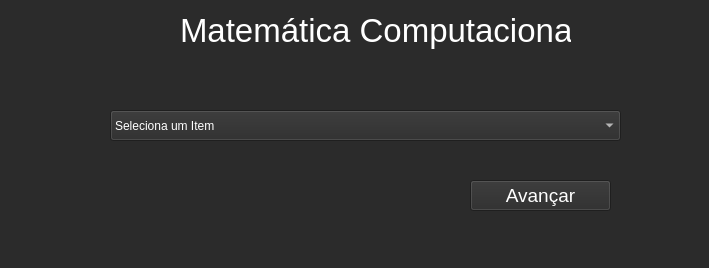
<?xml version="1.0" encoding="UTF-8"?>
<ui version="4.0">
 <class>MainWindow</class>
 <widget class="QMainWindow" name="MainWindow">
  <property name="windowModality">
   <enum>Qt::NonModal</enum>
  </property>
  <property name="geometry">
   <rect>
    <x>0</x>
    <y>0</y>
    <width>709</width>
    <height>268</height>
   </rect>
  </property>
  <property name="minimumSize">
   <size>
    <width>709</width>
    <height>268</height>
   </size>
  </property>
  <property name="maximumSize">
   <size>
    <width>709</width>
    <height>268</height>
   </size>
  </property>
  <property name="windowTitle">
   <string>Matemática Computacional</string>
  </property>
  <property name="styleSheet">
   <string notr="true">background-color: rgb(43, 43, 43);</string>
  </property>
  <widget class="QWidget" name="centralwidget">
   <widget class="QLabel" name="label">
    <property name="geometry">
     <rect>
      <x>180</x>
      <y>0</y>
      <width>391</width>
      <height>61</height>
     </rect>
    </property>
    <property name="font">
     <font>
      <pointsize>25</pointsize>
     </font>
    </property>
    <property name="styleSheet">
     <string notr="true">color: rgb(255, 255, 255);</string>
    </property>
    <property name="text">
     <string>Matemática Computacional</string>
    </property>
   </widget>
   <widget class="QComboBox" name="comboSelectItem">
    <property name="geometry">
     <rect>
      <x>110</x>
      <y>110</y>
      <width>511</width>
      <height>31</height>
     </rect>
    </property>
    <property name="toolTip">
     <string>&lt;html&gt;&lt;head/&gt;&lt;body&gt;&lt;p&gt;&lt;br/&gt;&lt;/p&gt;&lt;/body&gt;&lt;/html&gt;</string>
    </property>
    <property name="styleSheet">
     <string notr="true">color: rgb(255, 255, 255);
font: 14pt &quot;MS Shell Dlg 2&quot;;</string>
    </property>
    <item>
     <property name="text">
      <string>Seleciona um Item</string>
     </property>
    </item>
    <item>
     <property name="text">
      <string>Método Newton Raphson</string>
     </property>
    </item>
    <item>
     <property name="text">
      <string>Método Bisseção</string>
     </property>
    </item>
    <item>
     <property name="text">
      <string>Método Posição Falsa</string>
     </property>
    </item>
    <item>
     <property name="text">
      <string>Método Iterativo Linear</string>
     </property>
    </item>
   </widget>
   <widget class="QPushButton" name="bnt_next">
    <property name="geometry">
     <rect>
      <x>470</x>
      <y>180</y>
      <width>141</width>
      <height>31</height>
     </rect>
    </property>
    <property name="font">
     <font>
      <pointsize>14</pointsize>
     </font>
    </property>
    <property name="styleSheet">
     <string notr="true">color: rgb(255, 255, 255);</string>
    </property>
    <property name="text">
     <string>Avançar</string>
    </property>
   </widget>
  </widget>
  <widget class="QMenuBar" name="menubar">
   <property name="geometry">
    <rect>
     <x>0</x>
     <y>0</y>
     <width>709</width>
     <height>21</height>
    </rect>
   </property>
  </widget>
  <widget class="QStatusBar" name="statusbar"/>
 </widget>
 <resources/>
 <connections/>
</ui>
